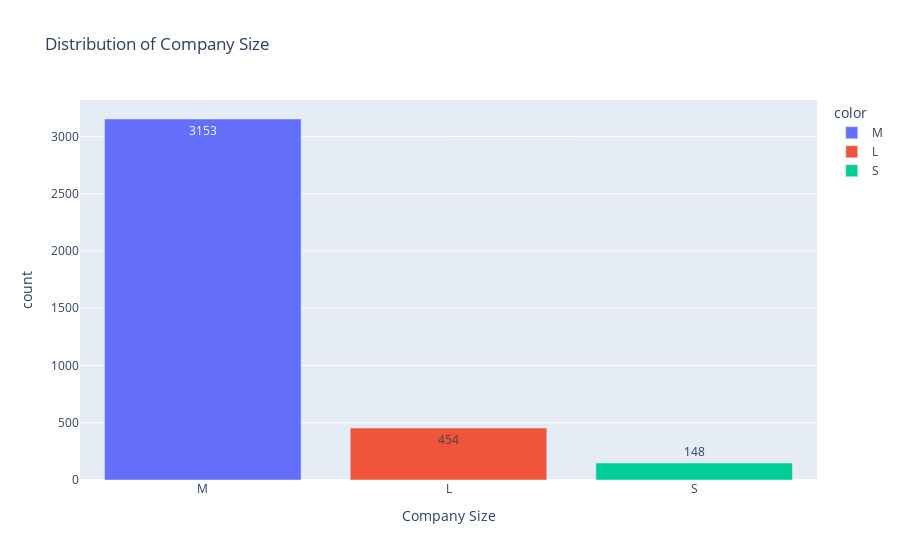

Write notebook code for a chart like this one.
### Markdown cell above
### Company Size

### Code cell
group = df['company_size'].value_counts()

fig = px.bar(y = group.values, x = group.index, 
             color = group.index, text = group.values,
             title = 'Distribution of Company Size')

fig.update_layout(xaxis_title = "Company Size", yaxis_title = "count")
fig.show()

### Figure 1 — Plotly figure (JSON) as saved in the notebook; plotly's stock layout.template omitted (floating-point values rounded to 4 significant figures)
{"data": [{"alignmentgroup": "True", "hovertemplate": "color=M<br>x=%{x}<br>y=%{y}<br>text=%{text}<extra></extra>", "legendgroup": "M", "marker": {"color": "#636efa", "pattern": {"shape": ""}}, "name": "M", "offsetgroup": "M", "orientation": "v", "showlegend": true, "text": [3153], "textposition": "auto", "type": "bar", "x": ["M"], "xaxis": "x", "y": [3153], "yaxis": "y"}, {"alignmentgroup": "True", "hovertemplate": "color=L<br>x=%{x}<br>y=%{y}<br>text=%{text}<extra></extra>", "legendgroup": "L", "marker": {"color": "#EF553B", "pattern": {"shape": ""}}, "name": "L", "offsetgroup": "L", "orientation": "v", "showlegend": true, "text": [454], "textposition": "auto", "type": "bar", "x": ["L"], "xaxis": "x", "y": [454], "yaxis": "y"}, {"alignmentgroup": "True", "hovertemplate": "color=S<br>x=%{x}<br>y=%{y}<br>text=%{text}<extra></extra>", "legendgroup": "S", "marker": {"color": "#00cc96", "pattern": {"shape": ""}}, "name": "S", "offsetgroup": "S", "orientation": "v", "showlegend": true, "text": [148], "textposition": "auto", "type": "bar", "x": ["S"], "xaxis": "x", "y": [148], "yaxis": "y"}], "layout": {"barmode": "relative", "legend": {"title": {"text": "color"}, "tracegroupgap": 0}, "title": {"text": "Distribution of Company Size"}, "xaxis": {"anchor": "y", "domain": [0, 1], "title": {"text": "Company Size"}}, "yaxis": {"anchor": "x", "domain": [0, 1], "title": {"text": "count"}}}}
